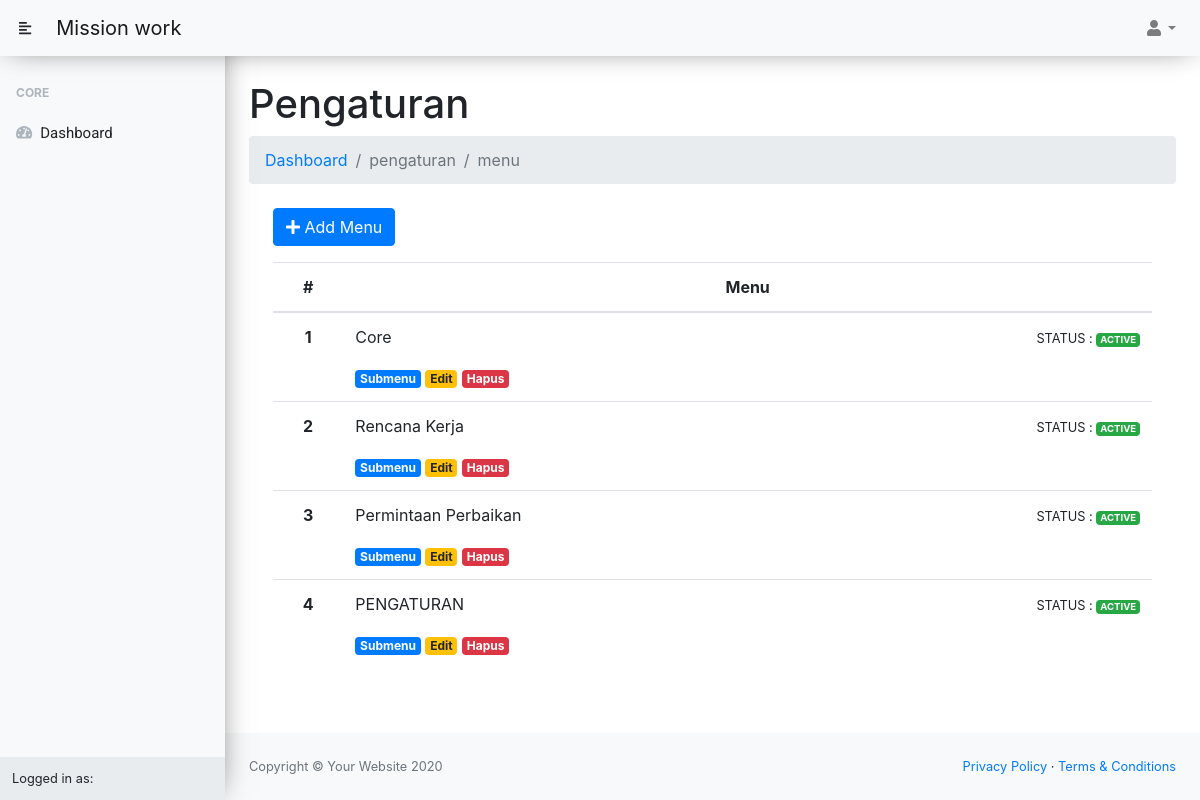
The app's page /index.php/pengaturan/menu with its own data.
### tables this page shows
CREATE TABLE `menu` (
  `id` int(11) NOT NULL,
  `menu` varchar(250) NOT NULL
);

### application/controllers/pengaturan/Menu.php (called while the page is built, shortened)
<?php
class Menu extends CI_Controller
{
    public function __construct()
    {
        $this->load->model('pengaturan/menu_model');
        $this->load->library('form_validation');
    }
    public function index()
    {
        $data['menu'] = $this->menu_model->get();
        $this->load->view('pengaturan/menu/read', $data);
    }
}

### index.php (called while the page is built, shortened)
<?php
require_once BASEPATH.'core/CodeIgniter.php';

### application/models/pengaturan/Menu_model.php (called while the page is built, shortened)
<?php
class Menu_model extends CI_Model {
    public function get()
    {
        return $this->db->get('menu')->result();
    }
}

### application/views/pengaturan/menu/read.php (the view, shortened to what this page needs)
<div class="container">
  <div class=" pb-3 d-flex align-items-center justify-content-between">
    <a class="btn btn-primary" href="javascript:;" data-toggle="modal" data-target="#edit-data">
      <i class="fa fa-plus"></i> Add Menu
    </a>
  </div>
  <div class="row">
    <div class="col">
      <table class="table table-hover">
        <thead>
          <tr class="text-center">
            <th width="8%" scope="col">#</th>
            <th scope="col">Menu</th>
          </tr>
        </thead>
        <tbody>
          <?php $i = 1; ?>
          <?php foreach ($menu as $list) : ?>
            <tr>
              <th class="text-center" scope="row"><?= $i++; ?></th>
              <td>
                <div class="row">
                  <div class="col col-sm-9">
                    <p><?= $list->menu ?></p>
                    <a href="<?= base_url('pengaturan/submenu/read/' . $list->id) ?>" class="badge badge-primary">Submenu</a>
                    <a href="<?= base_url('pengaturan/menu/edit/' . $list->id) ?>" class="badge badge-warning">Edit</a>
                    <a onclick="deleteConfirm('<?php echo site_url('pengaturan/menu/delete/' . $list->id) ?>')" href="#!" class="badge badge-danger"> Hapus</a>
                  </div>
                  <div class="col col-sm-3 text-right">
                    <small>STATUS : <span class="badge badge-success">ACTIVE</span></small>
                  </div>
                </div>
              </td>
            </tr>
          <?php endforeach; ?>
        </tbody>
      </table>
    </div>
  </div>
</div>

### records on screen
menu: menu "Core"
menu: menu "Rencana Kerja"
menu: menu "Permintaan Perbaikan"
menu: menu "PENGATURAN"

### other values on screen
$this->uri->segment(1) "Pengaturan"
$this->uri->segment(1) "pengaturan"
$this->uri->segment(2) "menu"
